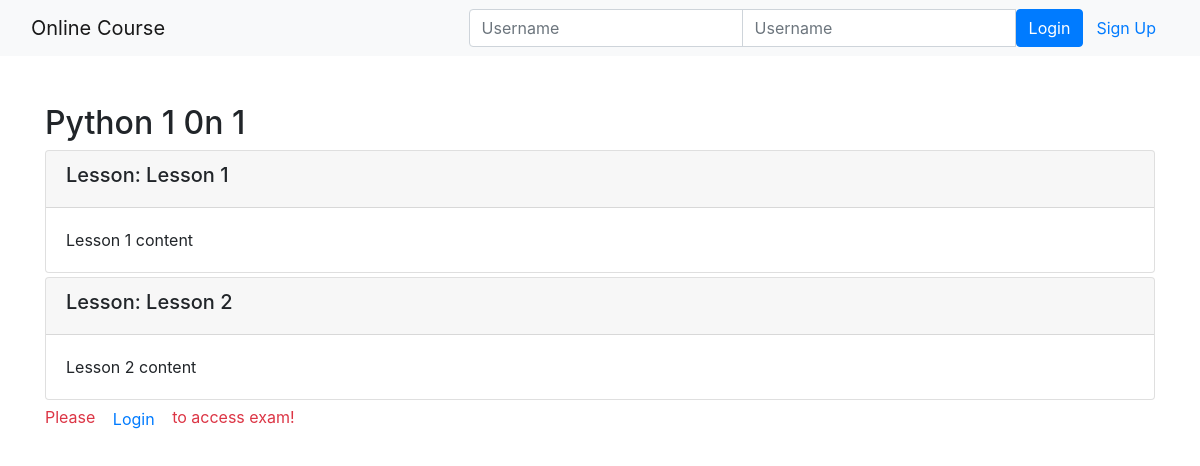
Page /2/ on the committed database.
### onlinecourse/models.py (models this page shows, shortened)
class Course(models.Model):
    name = models.CharField(null=False, max_length=30, default='online course')
    image = models.ImageField(upload_to='course_images/')
    description = models.CharField(max_length=1000)
    pub_date = models.DateField(null=True)
    instructors = models.ManyToManyField(Instructor)
    users = models.ManyToManyField(settings.AUTH_USER_MODEL, through='Enrollment')
    total_enrollment = models.IntegerField(default=0)
    is_enrolled = False

class Lesson(models.Model):
    title = models.CharField(max_length=200, default="title")
    order = models.IntegerField(default=0)
    course = models.ForeignKey(Course, on_delete=models.CASCADE)
    content = models.TextField()

### onlinecourse/views.py (the view)
# urls.py: path('<int:pk>/', views.CourseDetailView.as_view(), name='course_details'),
class CourseDetailView(generic.DetailView):
    model = Course
    template_name = 'onlinecourse/course_detail_bootstrap.html'

### onlinecourse/templates/onlinecourse/course_detail_bootstrap.html
{% extends 'onlinecourse/base.html' %}
{% block nav %}
{% include 'onlinecourse/base.html' %}
{% endblock nav %}
{% block content %}
<div class="container my-5">
    <h2>{{ course.name }}</h2>
    <div class="card-columns-vertical">
        {% for lesson in course.lesson_set.all %}
        <div class="card mt-1">
            <div class="card-header"><h5>Lesson: {{lesson.title}}</h5></div>
            <div class="card-body">{{lesson.content}}</div>
        </div>
        {% endfor %}
    </div>
    {% if user.is_authenticated %}
    <div id="exam" class="row mt-5">
        <div class="col">
            <button type="button" class="btn btn-primary" data-toggle="collapse" data-target="#demo">Show Exam</button>
            <div id="demo" class="collapse">
                <form id="questionform" action="{% url 'onlinecourse:submit' course.id %}" method="post">
                    {% for question in course.question_set.all %}
                    <div class="card mt-1">
                        <div class="card-header"><h5>{{ question.question_text}}</h5></div>
                        {% csrf_token %}
                        <div class="form-group">
                            {% for choice in question.choice_set.all %}
                            <div class="form-check">
                                <label class="form-check-label">
                                    <input type="checkbox" name="choice_{{choice.id}}"
                                           class="form-check-input" id="{{choice.id}}"
                                           value="{{choice.id}}">{{ choice.choice_content }}
                                </label>
                            </div>
                            {% endfor %}
                        </div>
                    </div>
                    {% endfor %}
                    <input class="btn btn-success mt-2" type="submit" value="Submit">
                </form>
            </div>
        </div>
    </div>
    {% else %}
    <p class="text-danger">Please
        <a href="{% url 'onlinecourse:login' %}" class="btn btn-link">Login</a>
        to access exam!
    </p>
    {% endif %}
</div>
{% endblock content %}

### rows in the picture
Course: name "Python 1 0n 1"
Lesson: title "Lesson 1", content "Lesson 1 content"
Lesson: title "Lesson 2", content "Lesson 2 content"
